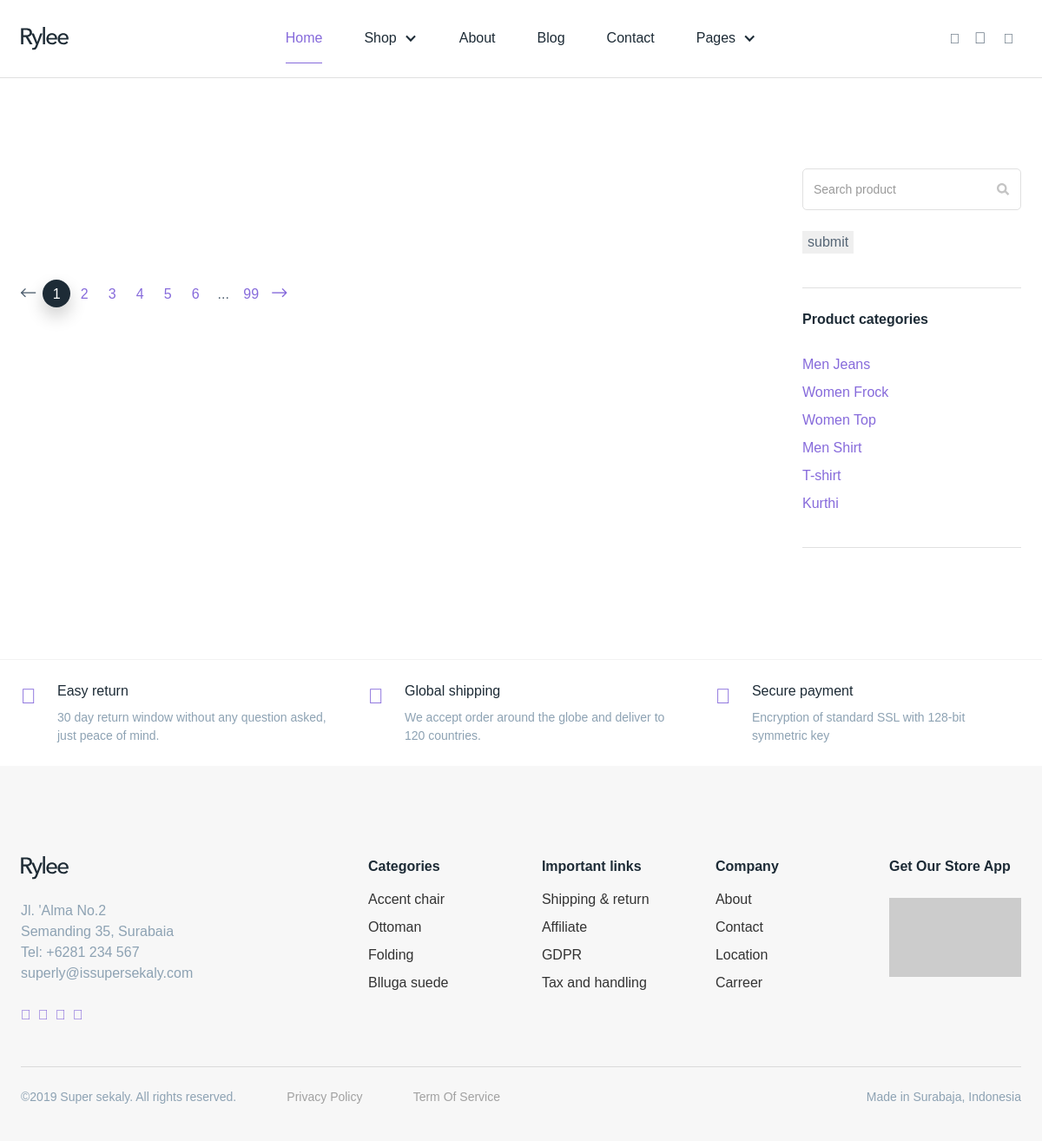
The app's page /category/3/product/all/ with its own data.
### store/models.py (models this page shows, shortened)
class ProductCategory(models.Model):
    category_name=models.CharField(max_length=100,unique=True)
    image=models.ImageField(upload_to="category_img",null=True,blank=True)
    is_active=models.BooleanField(default=True)
    created_date=models.DateTimeField(auto_now_add=True)
    created_by=models.ForeignKey(CustomUser,on_delete=models.DO_NOTHING,related_name='category_created_user')
    is_modified=models.BooleanField(default=False)
    is_cancelled=models.BooleanField(default=False)

### store/views.py (the view, shortened to what this page needs)
# urls.py: path('category/<int:pk>/product/all/',views.ProductListView.as_view(),name='products'),
class ProductListView(View):
    def get(self,request,*args, **kwargs):
        cat_id=kwargs.get("pk")
        cat=ProductCategory.objects.get(id=cat_id)
        product=Product.objects.filter(category=cat)
        cat=ProductCategory.objects.all()
        return render(request,'products.html',{"product":product,"ct":cat})

### store/templates/products.html (shortened to what this page needs)
{% extends 'base.html' %}
{% load static %}
{% block content %}
<div class="section">
    <div class="container">
        <div class="col lg-9 md--8 xs-12 xs-margin-bottom-double">
            <div class="w-layout-grid c-products3x3">
            </div>
            <div class="c-paging">
                <div class="iconfont margin-right-small is-11px"><em class="iconfont__no-italize"></em></div>
                <div class="c-paging__number is-dark is-rounded on-dark">1</div><a href="#"
                    class="c-paging__number">2</a><a href="#" class="c-paging__number">3</a><a href="#"
                    class="c-paging__number">4</a><a href="#" class="c-paging__number">5</a><a href="#"
                    class="c-paging__number">6</a>
                <div class="c-paging__number">...</div><a href="#" class="c-paging__number">99</a><a href="#"
                    class="iconfont margin-left-small is-11px"><em class="iconfont__no-italize"></em></a>
            </div>
        </div>
        <div class="col lg-3 md-4 xs-12">
            <div class="c-sidebar-widget">
                <div class="w-form">
                    <form  method="POST" >
                        <input type="text" class="form-input-text bg-icon w-input" maxlength="256" name="Search_prodect"
                             placeholder="Search product" id="Search">
                            <button type="submit">submit</button>
                    </form>
                </div>
            </div>
            <div class="c-sidebar-widget">
                <h4 class="margin-bottom">Product categories</h4>
                <ul class="c-checklist">
                    {%for c in ct%}
                    <li class="c-checklist_item styl3"><a href="{%url 'products' c.id%}">{{c.category_name}}</a></li>
                    {%endfor%}
                </ul>
            </div>
        </div>
    </div>
</div>
<div class="section padding-top-bottom-small border-top-light">
    <div class="container">
        <div class="col lg-4 md-12 flexh-align-top no-margin-bottom-lg">
            <div class="fa is-24px is-brand-color margin-right"></div>
            <div>
                <div class="size-h4 margin-bottom-small">Easy return</div>
                <div class="low-text-contrast text-small">30 day return window without any question asked, just peace of
                    mind.</div>
            </div>
        </div>
        <div class="col lg-4 md-12 flexh-align-top no-margin-bottom-lg">
            <div class="fa is-24px is-brand-color margin-right"></div>
            <div>
                <div class="size-h4 margin-bottom-small">Global shipping</div>
                <div class="low-text-contrast text-small">We accept order around the globe and deliver to 120 countries.
                </div>
            </div>
        </div>
        <div class="col lg-4 md-12 flexh-align-top no-margin-bottom">
            <div class="fa is-24px is-brand-color margin-right"></div>
            <div>
                <div class="size-h4 margin-bottom-small">Secure payment</div>
                <div class="low-text-contrast text-small">Encryption of standard SSL with 128-bit symmetric key</div>
            </div>
        </div>
    </div>
</div>
{% include "includes/footer.html" %}
{% endblock content %}

### static/css/components.css (style rules this page uses)
* { -webkit-box-sizing: border-box; -moz-box-sizing: border-box; box-sizing: border-box; }
html { height: 100%; }
body { margin: 0; min-height: 100%; background-color: #fff; font-family: Arial, sans-serif; font-size: 14px; line-height: 20px; color: #333; }
h1, h2, h3, h4, h5, h6 { font-weight: bold; margin-bottom: 10px; }
h4 { font-size: 18px; line-height: 24px; margin-top: 10px; }
ul, ol { margin-top: 0px; margin-bottom: 10px; padding-left: 40px; }
button, html input[type="button"], input[type="reset"] { border: 0; cursor: pointer; -webkit-appearance: button; }
.w-form { margin: 0 0 15px; }
.w-input, .w-select { display: block; width: 100%; height: 38px; padding: 8px 12px; margin-bottom: 10px; font-size: 14px; line-height: 1.428571429; color: #333333; vertical-align: middle; background-color: #ffffff; border: 1px solid #cccccc; }

### records on screen
ProductCategory: category_name "Men Jeans"
ProductCategory: category_name "Women Frock"
ProductCategory: category_name "Women Top"
ProductCategory: category_name "Men Shirt"
ProductCategory: category_name "T-shirt"
ProductCategory: category_name "Kurthi"
